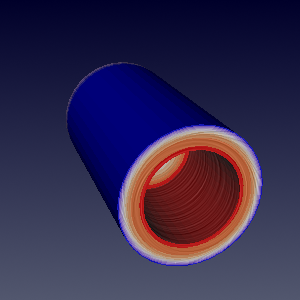

Write Python code to recreate this figure.
#!/usr/bin/env python

# Test vtkCompositeSurfaceLICMapper: SurfaceLICCurvedDefaultsColorInterpolateScalarsBeforeMapping.

import vtkmodules.vtkInteractionStyle  # noqa: F401
import vtkmodules.vtkRenderingOpenGL2  # noqa: F401

import math
import os

from vtkmodules.vtkCommonCore import vtkFloatArray
from vtkmodules.vtkCommonDataModel import vtkDataObject
from vtkmodules.vtkIOXML import vtkXMLPolyDataReader
from vtkmodules.vtkRenderingCore import (
    vtkActor,
    vtkDiscretizableColorTransferFunction,
    vtkRenderWindow,
    vtkRenderWindowInteractor,
    vtkRenderer,
)
from vtkmodules.vtkRenderingLICOpenGL2 import (
    vtkCompositeSurfaceLICMapper,
    vtkSurfaceLICInterface,
)

# Read data
data_dir = os.environ.get("VPE_DATA_DIR", os.path.dirname(os.path.abspath(__file__)))
reader = vtkXMLPolyDataReader()
reader.SetFileName(os.path.join(data_dir, "disk_out_ref_surface.vtp"))
reader.Update()
data_obj = reader.GetOutputDataObject(0)

# Mapper
lic_mapper = vtkCompositeSurfaceLICMapper()
lic_mapper.SetInputArrayToProcess(
    0, 0, 0, vtkDataObject.FIELD_ASSOCIATION_POINTS_THEN_CELLS, "V")
lic_mapper.SetInputDataObject(data_obj)

# Compute vector magnitude for coloring
mag_range = [float("inf"), float("-inf")]
mag_name = None
if hasattr(data_obj, "NewIterator"):
    it = data_obj.NewIterator()
    it.InitTraversal()
    while not it.IsDoneWithTraversal():
        ds = it.GetCurrentDataObject()
        if ds and ds.GetNumberOfCells() > 0:
            v = ds.GetPointData().GetArray("V")
            if v is not None:
                mag = vtkFloatArray()
                mag.SetName("magV")
                mag.SetNumberOfTuples(v.GetNumberOfTuples())
                for j in range(v.GetNumberOfTuples()):
                    s = sum(v.GetComponent(j, c) ** 2 for c in range(v.GetNumberOfComponents()))
                    mag.SetValue(j, math.sqrt(s))
                ds.GetPointData().SetScalars(mag)
                mag_name = mag.GetName()
                r = mag.GetRange()
                mag_range[0] = min(mag_range[0], r[0])
                mag_range[1] = max(mag_range[1], r[1])
        it.GoToNextItem()
else:
    if data_obj.GetNumberOfCells() > 0:
        v = data_obj.GetPointData().GetArray("V")
        if v is not None:
            mag = vtkFloatArray()
            mag.SetName("magV")
            mag.SetNumberOfTuples(v.GetNumberOfTuples())
            for j in range(v.GetNumberOfTuples()):
                s = sum(v.GetComponent(j, c) ** 2 for c in range(v.GetNumberOfComponents()))
                mag.SetValue(j, math.sqrt(s))
            data_obj.GetPointData().SetScalars(mag)
            mag_name = mag.GetName()
            r = mag.GetRange()
            mag_range = [r[0], r[1]]

lut = vtkDiscretizableColorTransferFunction()
lut.SetColorSpaceToRGB()
lut.AddRGBPoint(mag_range[0], 0.0, 0.0, 1.0)
lut.AddRGBPoint(mag_range[1], 1.0, 0.0, 0.0)
lut.SetColorSpaceToDiverging()
lut.Build()
lut.SetDiscretize(True)
lut.SetNumberOfValues(10)
lic_mapper.SetLookupTable(lut)
lic_mapper.SetScalarModeToUsePointData()
lic_mapper.SetScalarVisibility(1)
lic_mapper.SelectColorArray(mag_name)
lic_mapper.SetUseLookupTableScalarRange(1)
lic_mapper.SetScalarModeToUsePointFieldData()
lic_mapper.SetInterpolateScalarsBeforeMapping(1)

# LIC interface parameters
lic_interface = lic_mapper.GetLICInterface()
lic_interface.SetNumberOfSteps(40)
lic_interface.SetStepSize(0.4)
lic_interface.SetEnhancedLIC(1)
lic_interface.SetNormalizeVectors(1)
lic_interface.SetGenerateNoiseTexture(0)
lic_interface.SetNoiseType(1)
lic_interface.SetNoiseTextureSize(200)
lic_interface.SetNoiseGrainSize(2)
lic_interface.SetMinNoiseValue(0.0)
lic_interface.SetMaxNoiseValue(1.0)
lic_interface.SetNumberOfNoiseLevels(256)
lic_interface.SetImpulseNoiseProbability(1.0)
lic_interface.SetImpulseNoiseBackgroundValue(0.0)
lic_interface.SetNoiseGeneratorSeed(1)
lic_interface.SetEnhanceContrast(0)
lic_interface.SetLowLICContrastEnhancementFactor(0.0)
lic_interface.SetHighLICContrastEnhancementFactor(0.0)
lic_interface.SetLowColorContrastEnhancementFactor(0.0)
lic_interface.SetHighColorContrastEnhancementFactor(0.0)
lic_interface.SetAntiAlias(0)
lic_interface.SetColorMode(0)
lic_interface.SetLICIntensity(0.3)
lic_interface.SetMapModeBias(0.0)
lic_interface.SetMaskOnSurface(0)
lic_interface.SetMaskThreshold(0.0)
lic_interface.SetMaskIntensity(0.0)
lic_interface.SetMaskColor([1.0, 0.0, 0.84705])

# Actor
lic_actor = vtkActor()
lic_actor.SetMapper(lic_mapper)

# Renderer
renderer = vtkRenderer()
renderer.AddActor(lic_actor)
renderer.SetBackground(0.3216, 0.3412, 0.4314)
renderer.SetBackground2(0.0, 0.0, 0.1647)
renderer.GradientBackgroundOn()

# Render window
render_window = vtkRenderWindow()
render_window.SetSize(300, 300)
render_window.AddRenderer(renderer)
render_window.SetWindowName("surface lic curved defaults color interpolate scalars before mapping")

# Interactor
interactor = vtkRenderWindowInteractor()
interactor.SetRenderWindow(render_window)

# Functional render for OpenGL context check
render_window.Render()

if not vtkSurfaceLICInterface.IsSupported(render_window):
    print("WARNING: Surface LIC not supported, skipping.")
else:
    # Scene
    camera = renderer.GetActiveCamera()
    camera.SetFocalPoint(-1.88, -0.98, -1.04)
    camera.SetPosition(13.64, 4.27, -31.59)
    camera.SetViewAngle(30)
    camera.SetViewUp(0.41, 0.83, 0.35)
    renderer.ResetCamera()

    interactor.Initialize()
    interactor.Start()
